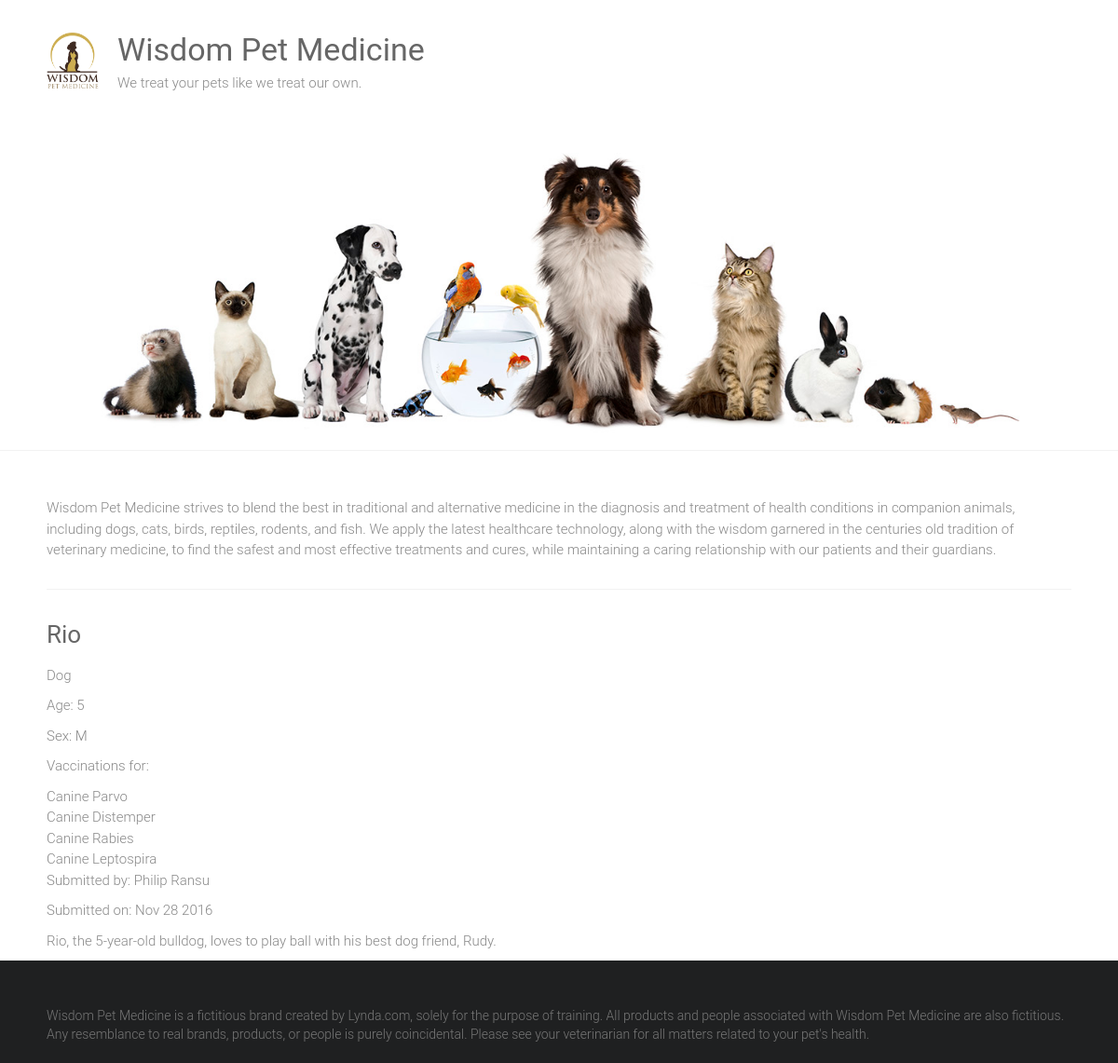
Page /adoptions/6/ on the committed database.
### adoptions/models.py (models this page shows, shortened)
class Pet(models.Model):
    SEX_CHOICES = [('M', 'Male'), ('F', 'Female')]
    name = models.CharField(max_length=100)
    submitter = models.CharField(max_length=100)
    species = models.CharField(max_length=30)
    breed = models.CharField(max_length=30, blank=True)
    description = models.TextField(blank=True)
    sex = models.CharField(max_length=1, choices=SEX_CHOICES, blank=True)
    submission_date = models.DateTimeField()
    age = models.IntegerField(null=True)
    vaccinations = models.ManyToManyField('Vaccine', blank=True)

class Vaccine(models.Model):
    name = models.CharField(max_length=50)

### adoptions/views.py (the view)
# urls.py: path('adoptions/<int:pet_id>/', views.pet_detail, name='pet_detail'),
def pet_detail(request, pet_id):
    try:
        pet = Pet.objects.get(id=pet_id)
    except Pet.DoesNotExist:
        raise Http404('pet not found')
    return render(request, 'pet_detail.html', {
        'pet':pet,
    })

### adoptions/templates/pet_detail.html (shortened to what this page needs)
{% extends "base.html" %}
{% block content %}
<div>
    <h3>{{ pet.name|capfirst }}</h3>
    <p>{{ pet.species }}</p>
    {% if pet.age %}
        <p>Age: {{ pet.age }}</p>
    {% endif %}
    {% if pet.sex %}
        <p>Sex: {{ pet.sex }}</p>
    {% endif %}
    {% if pet.vaccinations.all %}
        <p>Vaccinations for:</p>
        <ul>
            {% for vaccination in pet.vaccinations.all %}
            <li>{{ vaccination.name }}</li>
            {% endfor %}
        </ul>
    {% endif %}
    <p>Submitted by: {{ pet.submitter }}</p>
    <p>Submitted on: {{ pet.submission_date|date:"M d Y" }}</p>
    <p>{{ pet.description }}</p>
</div>
{% endblock %}

### static/style.css (style rules this page uses)
html, body, div, span, applet, object, iframe, h1, h2, h3, h4, h5, h6, p, blockquote, pre, a, abbr, acronym, address, big, cite, code, del, dfn, em, font, ins, kbd, q, s, samp, small, strike, strong, sub, sup, tt, var, dl, dt, dd, ol, ul, li, fieldset, form, label, legend, table, caption, tbody, tfoot, thead, tr, th, td { border: 0; font: inherit; font-size: 100%; font-style: inherit; font-weight: inherit; margin: 0; outline: 0; padding: 0; vertical-align: baseline; }
html { overflow-y: scroll; -webkit-text-size-adjust: 100%; -ms-text-size-adjust: 100%; }
h1, h2, h3, h4, h5, h6 { color: #666666; line-height: 1.4; padding-bottom: 15px; font-weight: normal; }
h3 { font-size: 26px; }
body, button, input, select, textarea { color: #888888; font-size: 15px; line-height: 1.5; font-family: 'Roboto', sans-serif; font-weight: 300; }
p { color: #888888; font-size: 15px; line-height: 1.5; margin-bottom: 15px; font-weight: 300; }
ul, ol { list-style: none; }
body { background: #f2f2f2; }
body { padding-top: 30px; padding-bottom: 30px; }
body.wide { padding-top: 0; padding-bottom: 0; }
.single-page p { margin-bottom: 10px; }

### rows in the picture
Pet: name "Rio", species "Dog", age "5", sex "M", submitter "Philip Ransu", submission_date "Nov 28 2016", description "Rio, the 5-year-old bulldog, loves to play ball with his best dog friend, Rudy."
Vaccine: name "Canine Parvo"
Vaccine: name "Canine Distemper"
Vaccine: name "Canine Rabies"
Vaccine: name "Canine Leptospira"
